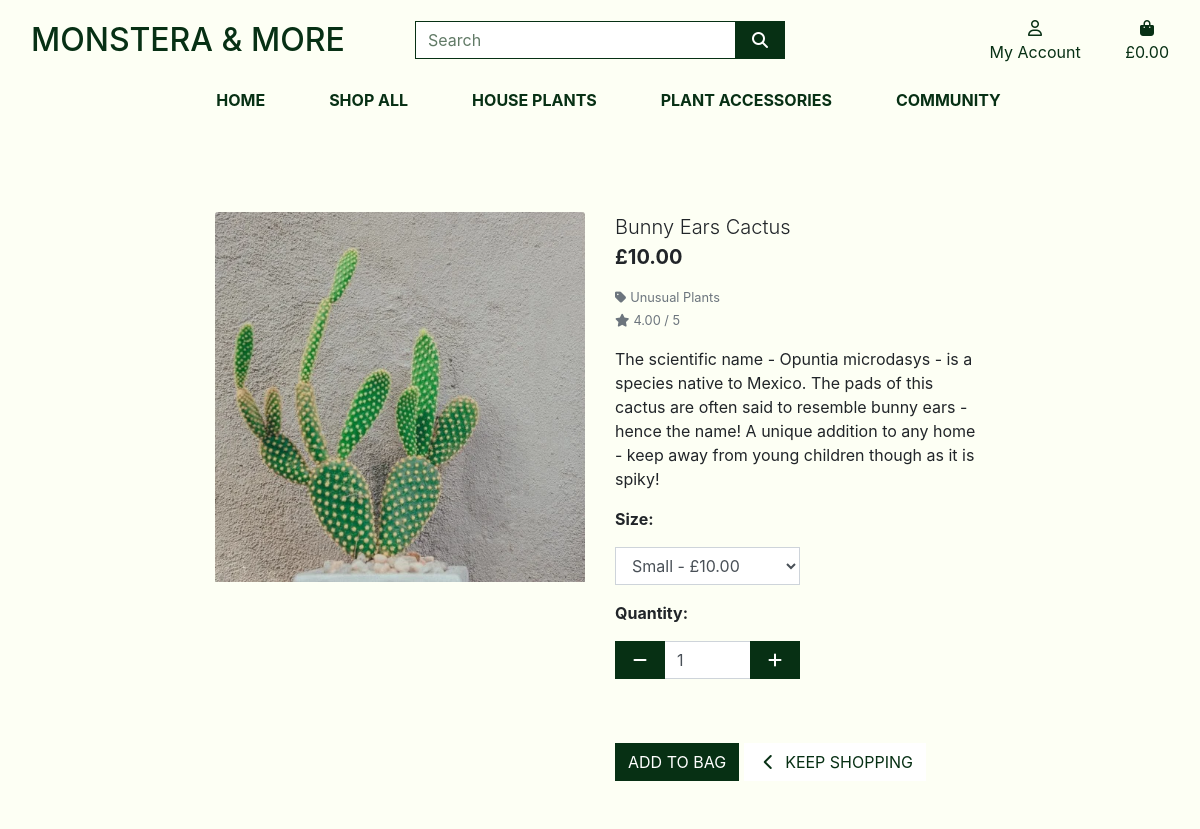
Screenshot of /products/176/ with the database file from the repository.
### products/models.py (models this page shows, shortened)
class Product(models.Model):
    category = models.ForeignKey('Category', null=True, blank=True, on_delete=models.SET_NULL)
    plant = models.BooleanField(null=True, blank=True)
    sku = models.CharField(max_length=254, null=True, blank=True)
    name = models.CharField(max_length=254)
    description = models.TextField()
    has_sizes = models.BooleanField(default=False, null=True, blank=True)
    price = models.DecimalField(max_digits=6, decimal_places=2)
    price_medium = models.DecimalField(max_digits=6, decimal_places=2, default=0)
    price_large = models.DecimalField(max_digits=6, decimal_places=2, default=0)
    in_stock = models.BooleanField(default=True, null=True, blank=True)
    date_created = models.DateTimeField(auto_now_add=True)
    rating = models.DecimalField(max_digits=6, decimal_places=2, null=True, blank=True)
    image_url = models.URLField(max_length=1024, null=True, blank=True)
    image = models.ImageField(null=True, blank=True)

class Category(models.Model):
    class Meta:
        verbose_name_plural = 'Categories'
    name = models.CharField(max_length=254)
    friendly_name = models.CharField(max_length=254, null=True, blank=True)

### products/views.py (the view)
# urls.py: path('<int:product_id>/', views.product_detail, name='product_detail'),
def product_detail(request, product_id):
    product = get_object_or_404(Product, pk=product_id)
    context = {
        'product': product,
    }
    return render(request, 'products/product_detail.html', context)

### bag/contexts.py (called while the page is built, shortened)
def bag_contents(request):
    bag_items = []
    total = 0
    product_count = 0
    bag = request.session.get('bag', {})
    if total < settings.FREE_DELIVERY_THRESHOLD:
        delivery = total * Decimal(settings.STANDARD_DELIVERY_PERCENTAGE / 100)
        free_delivery_delta = settings.FREE_DELIVERY_THRESHOLD - total
    else:
        delivery = 0
        free_delivery_delta = 0
    grand_total = delivery + total
    context = {
        'bag_items': bag_items,
        'total': total,
        'product_count': product_count,
        'delivery': delivery,
        'free_delivery_delta': free_delivery_delta,
        'free_delivery_threshold': settings.FREE_DELIVERY_THRESHOLD,
        'grand_total': grand_total,
    }
    return context

### products/templates/products/product_detail.html (shortened to what this page needs)
{% extends "base.html" %}
{% load static %}
{% block page_header %}
    <div class="container header-container">
    </div>
{% endblock %}
{% block content %}
    <div class="overlay"></div>
    <div class="container-fluid ">
        <div class="row">
            <div class="col-12 col-md-6 col-lg-4 offset-lg-2">
                <div class="image-container my-5">
                    {% if product.image %}
                        <a href="{{ product.image.url }}">
                            <img class="card-img-top img-fluid" src="{{ product.image.url }}" alt="{{ product.name }}">
                        </a>
                        {% else %}
                        <a href="">
                            <img class="card-img-top img-fluid" src="{{ MEDIA_URL }}noimage.png" alt="{{ product.name }}">
                        </a>
                    {% endif %}
                </div>
            </div>
            <div class="col-12 col-md-6 col-lg-4">
                <div class="product-details-container mb-5 mt-md-5">
                    <p class="lead mb-0">{{ product.name }}</p>
                    <p class="lead mb-0 text-left font-weight-bold" id="price_text">£{{ product.price}}</p>
                    {% if product.category %}
                    <p class="small mt-1 mb-0">
                        <a class="text-muted" href="{% url 'products' %}?category={{ product.category.name }}">
                            <i class="fas fa-tag mr-1"></i>{{ product.category.friendly_name }}
                        </a>
                    </p>
                    {% endif %}
                    {% if product.rating %}
                        <small class="text-muted"><i class="fas fa-star mr-1"></i>{{ product.rating }} / 5</small>
                    {% else %}
                        <small class="text-muted">No Rating</small>
                    {% endif %}
                    <p class="mt-3">{{ product.description }}</p>
                    <form class="form" action="{% url 'add_to_bag' product.id %}" method="POST">
                        <div class="form-row">
                            {% with product.has_sizes as s %}
                            {% if s %}
                                <div class="col-12">
                                    <p><strong>Size:</strong></p>
                                    <select class="form-control rounded-0 w-50" name="product_size" id="id_product_size" onchange="">
                                        <option value="s"selected>Small - £{{product.price}}</option>
                                    </select>
                                </div>
                            {% endif %}
                            {% if product.in_stock == True %}
                            <div class="col-12">
                                <p class="mt-3"><strong>Quantity:</strong></p>
                                <div class="form-group w-50">
                                    <div class="input-group">
                                        <div class="input-group-prepend">
                                            <button class="decrement-qty btn btn-black rounded-0"
                                                data-item_id="{{ product.id }}" id="decrement-qty_{{ product.id }}">
                                                <span class="icon">
                                                    <i class="fas fa-minus"></i>
                                                </span>
                                            </button>
                                        </div>
                                        <input class="form-control qty_input" type="number"
                                            name="quantity" value="1" min="1" max="5"
                                            data-item_id="{{ product.id }}"
                                            id="id_qty_{{ product.id }}">
                                        <div class="input-group-append">
                                            <button class="increment-qty btn btn-black rounded-0"
                                                data-item_id="{{ product.id }}" id="increment-qty_{{ product.id }}">
                                                <span class="icon">
                                                    <i class="fas fa-plus"></i>
                                                </span>
                                            </button>
                                        </div>
                                    </div>
                                </div>
                            </div>
                            <div class="col-12">
                                <input type="submit" class="btn btn-black rounded-0 text-uppercase mt-5" value="Add to Bag">
                                <a href="{% url 'products' %}" class="btn btn-outline-black rounded-0 mt-5">
                                    <span class="icon">
                                        <i class="fas fa-chevron-left"></i>
                                    </span>
                                    <span class="text-uppercase">Keep Shopping</span>
                                </a>
                            </div>
                            {% endif %}
                            {% endwith %}
                        </div>
                    </form>
                </div>
            </div>
        </div>
    </div>
    {% endblock %}

### static/css/base.css (style rules this page uses)
html { height: 100%; }
body { background-image: url('/media/hero-plant.jpg'); background-color: #FDFFF4; height: 100vh; background-position: 1% 1%; }
.overlay { height: 100%; width: 100%; top: 0; left: 0; position: fixed; background: #FDFFF4; z-index: -1; }
a { color:#073014 ; }
.icon { align-items: center; display: inline-flex; justify-content: center; height: 1.5rem; width: 1.5rem; }
.btn-black { background: #073014; color: white; }
.btn-outline-black { background: white; color: #073014 !important; border: 1px solid 073014; }
@media (min-width: 1200px) { .container { max-width: 80%; } }
@media (min-width: 992px) { .header-container { padding-top: 164px; } }

### rows the page displays
Product: image (picture), name "Bunny Ears Cactus", price "10.00", category.friendly_name "Unusual Plants", rating "4.00", description "The scientific name - Opuntia microdasys - is a species native to Mexico. The pads of this cactus are often said to resemble bunny ears - hence the name! A unique addition to any home - keep away from young children though as it is spiky!"
